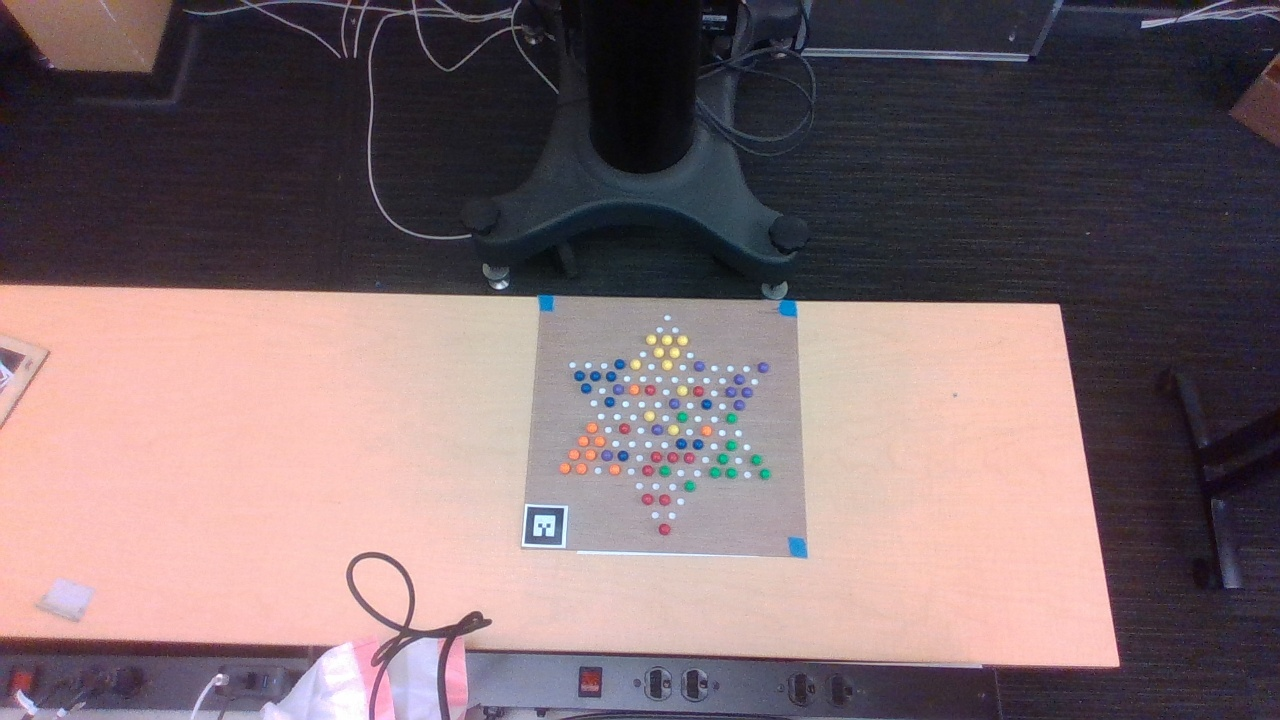
#> input picture src/internal/src/cv/original_images/new_image_7.jpg, 1280 x 720 px, found by its file name
$ python corner_detector.py
#> lines starting #> are read from the running program, lines starting #| are printed output that depends on the picture; after the words box and inside, x2 and y2 are one past the last pixel; in counts of white or black regions, pixels touching at a corner belong together
import cv2
import numpy as np

# [8 lines of commented-out code are left out]
image = cv2.imread(r"original_images\new_image_7.jpg")
#> image is the input picture: shape (720, 1280, 3); mean B, G, R 111.3, 107.5, 126.3

height, width, channels = image.shape
#> height = 720; width = 1280; channels = 3

# Convert the image to HSV color space
hsv = cv2.cvtColor(image, cv2.COLOR_BGR2HSV)
#> hsv: shape (720, 1280, 3); mean H, S, V 87.4, 60.1, 131.8

# # Define the range of blue tape color in HSV
lower_blue = np.array([100, 120, 0])
upper_blue = np.array([110, 255, 255])


def color_finder(lower_hsv, upper_hsv):
    """
    image: In the HSV Color Space
    """
    circles = []

    # Create a mask for red color
    mask = cv2.inRange(hsv, lower_hsv, upper_hsv)
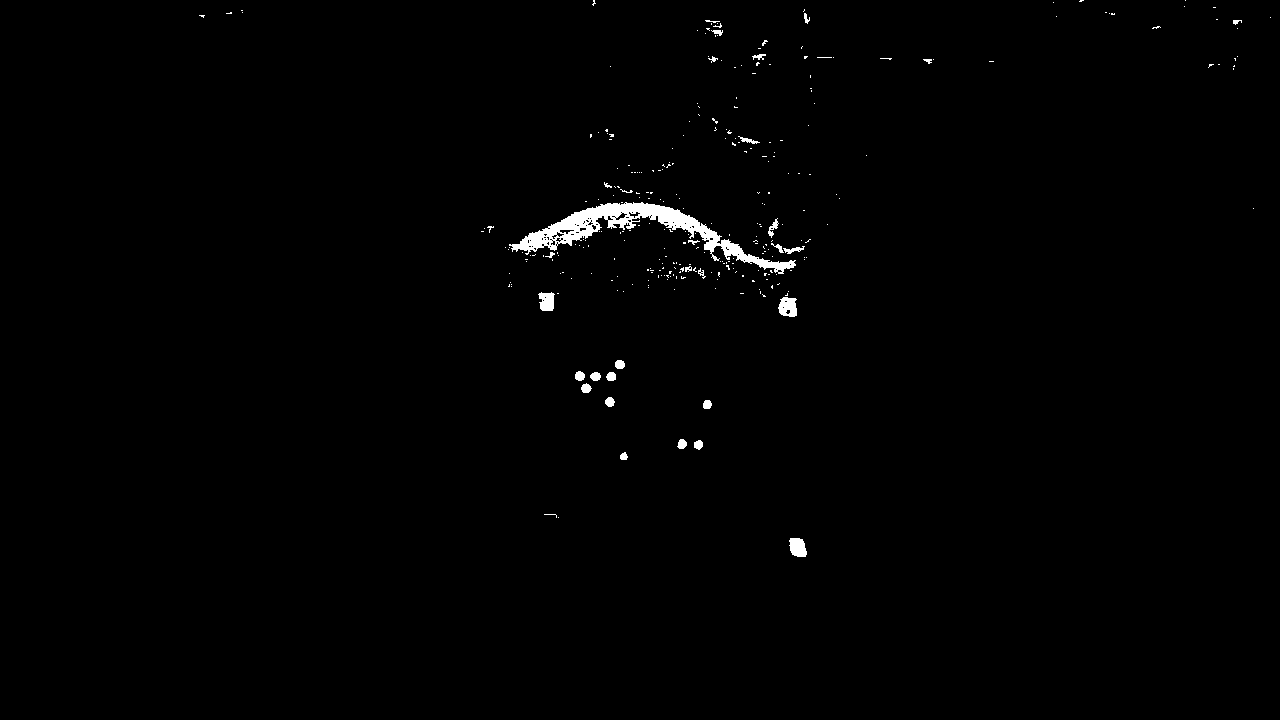
#> mask: shape (720, 1280); 0.81% white; 298 white regions (267 under 20 px)

    # Find contours in the mask
    contours, _ = cv2.findContours(mask, cv2.RETR_EXTERNAL, cv2.CHAIN_APPROX_SIMPLE)
#> contours = 298 contours, 277 with area under 20; largest, box (x1, y1, x2, y2) and area: (509, 202, 796, 274) 4330, (778, 297, 797, 317) 277, (789, 538, 807, 557) 243, (538, 292, 555, 311) 220, (575, 371, 585, 381) 64

    for contour in contours:
        (x, y), radius = cv2.minEnclosingCircle(contour)
        center = (int(x), int(y))
        radius = int(radius)
        # We want to filter out the noisy points as well as the AR Tag points
        if radius > 7 and not(x <= (1/8 * width) and y > (7/8 * height)):
            circles.append([center, radius])
#> this loop made 298 passes
#> (x, y, radius) on passes 2, 11, 16: (558, 517, 0), (595, 376, 5), (786, 294, 1)
#> after the loop, circles = [[(797, 547), 11], [(788, 306), 11], [(546, 301), 10], [(793, 247), 10], [(774, 227), 9], [(652, 254), 143], [(748, 139), 10]]

    # Return a list of centers and radii
    return circles

blue_circles = color_finder(lower_blue, upper_blue)
#> blue_circles has the same summary as circles in color_finder

blue_points = [circle[0] for circle in blue_circles]
#> blue_points = [(797, 547), (788, 306), (546, 301), (793, 247), (774, 227), (652, 254), (748, 139)]

# circle_colors(image, "blue", (255, 0, 0), blue_circles)

# Now pressuming that we are mapping out the board, we have to do some stuff
# Specifically, we want to sort the y coordinates and based on the x positions, we can figure which one of them comes first
# But it's tricky because it's like we have to find y ranges where the rows are

# Not really, we can sort by the y coordinate. Then for each rows (1 peg, 3, pegs, etc...) we can sort those slices by x coordinate

def sort_points(points):
    """
    points: An array of point tuples
    """
    # row_lengths = [1, 2, 3, 4, 13, 12, 11, 10, 9, 10, 11, 12, 13, 4, 3, 2, 1]
    row_lengths = [4, 3, 2, 1]
    assert len(points) == sum(row_lengths), f"Not enough points detected! Expected {sum(row_lengths)} but got {len(points)}"

    sorted_points = []
    # Sort the points according to their y coordinate
    y_sorted = sorted(points, key = lambda point: point[1])
    # Note that we sort it based on the idea that the zero coordinate for y is at the top

    point_index = 0
    # For each of the rows, sort the points by their x coordinate
    for row_length in row_lengths:
        x_sorted = sorted(y_sorted[point_index: row_lengths + 1], key = lambda point: point[0])
        sorted_points += x_sorted
        point_index += row_length
    return sorted_points

# After we sort the points, we just grab the corner elements
def get_corners(points):
    up_left = points[0]
#> up_left = (797, 547)
    up_right = points[1]
#> up_right = (788, 306)
    down_right = points[-1]
#> down_right = (748, 139)
    down_left = (up_left[0], down_right[1])
#> down_left = (797, 139)
    return [up_left, up_right, down_left, down_right]

print(get_corners(blue_points))
#| [(797, 547), (788, 306), (797, 139), (748, 139)]

def plot_corners(image, corners, color_name):
#> called with color_name = 'blue'
    for corner in corners:
        cv2.circle(image, (corner[0], corner[1]), 2, (0, 255, 0), 2)
#> this loop made 4 passes
#> image: shape (720, 1280, 3); 0.02% of pixels changed, all inside (x1, y1, x2, y2) = (745, 136, 801, 551)
    cv2.imshow(f'Image with {color_name} Points', image)
    cv2.waitKey(0)
    cv2.destroyAllWindows()

plot_corners(image, get_corners(blue_points), "blue")
